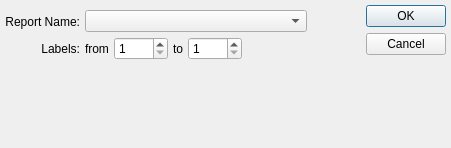
<?xml version="1.0" encoding="UTF-8"?>
<ui version="4.0">
 <comment>This file is part of the xTuple ERP: PostBooks Edition, a free and
open source Enterprise Resource Planning software suite,
Copyright (c) 1999-2010 by OpenMFG LLC, d/b/a xTuple.
It is licensed to you under the Common Public Attribution License
version 1.0, the full text of which (including xTuple-specific Exhibits)
is available at www.xtuple.com/CPAL.  By using this software, you agree
to be bound by its terms.</comment>
 <class>printLabelsByTo</class>
 <widget class="QDialog" name="printLabelsByTo">
  <property name="geometry">
   <rect>
    <x>0</x>
    <y>0</y>
    <width>451</width>
    <height>148</height>
   </rect>
  </property>
  <property name="windowTitle">
   <string>Print Labels by Transfer Order</string>
  </property>
  <layout class="QHBoxLayout">
   <property name="spacing">
    <number>7</number>
   </property>
   <property name="margin">
    <number>5</number>
   </property>
   <item>
    <layout class="QVBoxLayout">
     <property name="spacing">
      <number>0</number>
     </property>
     <item>
      <layout class="QVBoxLayout">
       <property name="spacing">
        <number>5</number>
       </property>
       <item>
        <widget class="OrderCluster" name="_order"/>
       </item>
       <item>
        <layout class="QHBoxLayout">
         <property name="spacing">
          <number>5</number>
         </property>
         <item>
          <layout class="QVBoxLayout">
           <property name="spacing">
            <number>5</number>
           </property>
           <item>
            <widget class="QLabel" name="_reportLit">
             <property name="text">
              <string>Report Name:</string>
             </property>
             <property name="alignment">
              <set>Qt::AlignRight|Qt::AlignTrailing|Qt::AlignVCenter</set>
             </property>
            </widget>
           </item>
           <item>
            <widget class="QLabel" name="_labelsLit">
             <property name="text">
              <string>Labels:</string>
             </property>
             <property name="alignment">
              <set>Qt::AlignRight|Qt::AlignTrailing|Qt::AlignVCenter</set>
             </property>
            </widget>
           </item>
          </layout>
         </item>
         <item>
          <layout class="QVBoxLayout">
           <property name="spacing">
            <number>5</number>
           </property>
           <item>
            <widget class="XComboBox" name="_report"/>
           </item>
           <item>
            <layout class="QHBoxLayout">
             <property name="spacing">
              <number>0</number>
             </property>
             <item>
              <layout class="QHBoxLayout">
               <property name="spacing">
                <number>5</number>
               </property>
               <item>
                <widget class="QLabel" name="_fromLit">
                 <property name="text">
                  <string>from</string>
                 </property>
                </widget>
               </item>
               <item>
                <widget class="QSpinBox" name="_from">
                 <property name="minimum">
                  <number>1</number>
                 </property>
                 <property name="maximum">
                  <number>9999</number>
                 </property>
                </widget>
               </item>
               <item>
                <widget class="QLabel" name="_toLit">
                 <property name="text">
                  <string>to</string>
                 </property>
                </widget>
               </item>
               <item>
                <widget class="QSpinBox" name="_to">
                 <property name="minimum">
                  <number>1</number>
                 </property>
                 <property name="maximum">
                  <number>9999</number>
                 </property>
                </widget>
               </item>
              </layout>
             </item>
             <item>
              <spacer name="spacer173">
               <property name="orientation">
                <enum>Qt::Horizontal</enum>
               </property>
               <property name="sizeType">
                <enum>QSizePolicy::Expanding</enum>
               </property>
               <property name="sizeHint" stdset="0">
                <size>
                 <width>65</width>
                 <height>16</height>
                </size>
               </property>
              </spacer>
             </item>
            </layout>
           </item>
          </layout>
         </item>
        </layout>
       </item>
      </layout>
     </item>
     <item>
      <spacer name="Spacer4">
       <property name="orientation">
        <enum>Qt::Vertical</enum>
       </property>
       <property name="sizeType">
        <enum>QSizePolicy::Expanding</enum>
       </property>
       <property name="sizeHint" stdset="0">
        <size>
         <width>20</width>
         <height>0</height>
        </size>
       </property>
      </spacer>
     </item>
    </layout>
   </item>
   <item>
    <layout class="QHBoxLayout">
     <property name="spacing">
      <number>0</number>
     </property>
     <item>
      <spacer name="Spacer39">
       <property name="orientation">
        <enum>Qt::Horizontal</enum>
       </property>
       <property name="sizeType">
        <enum>QSizePolicy::Expanding</enum>
       </property>
       <property name="sizeHint" stdset="0">
        <size>
         <width>0</width>
         <height>20</height>
        </size>
       </property>
      </spacer>
     </item>
     <item>
      <layout class="QVBoxLayout">
       <property name="spacing">
        <number>5</number>
       </property>
       <item>
        <widget class="QDialogButtonBox" name="_buttonBox">
         <property name="orientation">
          <enum>Qt::Vertical</enum>
         </property>
         <property name="standardButtons">
          <set>QDialogButtonBox::Cancel|QDialogButtonBox::Ok</set>
         </property>
        </widget>
       </item>
       <item>
        <spacer name="Spacer38">
         <property name="orientation">
          <enum>Qt::Vertical</enum>
         </property>
         <property name="sizeType">
          <enum>QSizePolicy::Expanding</enum>
         </property>
         <property name="sizeHint" stdset="0">
          <size>
           <width>20</width>
           <height>20</height>
          </size>
         </property>
        </spacer>
       </item>
      </layout>
     </item>
    </layout>
   </item>
  </layout>
 </widget>
 <layoutdefault spacing="6" margin="11"/>
 <pixmapfunction>qPixmapFromMimeSource</pixmapfunction>
 <customwidgets>
  <customwidget>
   <class>OrderCluster</class>
   <extends>QWidget</extends>
   <header>ordercluster.h</header>
  </customwidget>
  <customwidget>
   <class>XComboBox</class>
   <extends>QComboBox</extends>
   <header>xcombobox.h</header>
  </customwidget>
 </customwidgets>
 <tabstops>
  <tabstop>_report</tabstop>
  <tabstop>_from</tabstop>
  <tabstop>_to</tabstop>
 </tabstops>
 <resources/>
 <connections/>
</ui>
